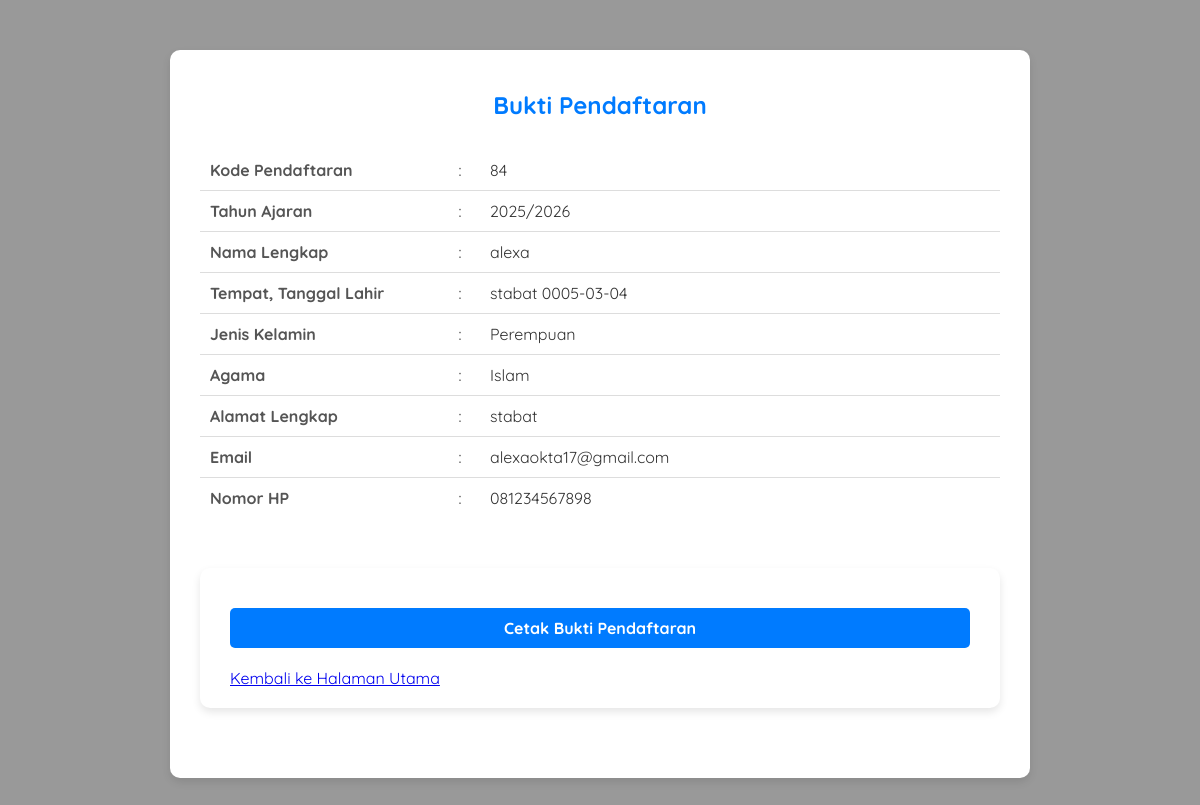
Page /bukti.php?id=84 on the committed database.
### tables this page shows
CREATE TABLE `tbl_pendaftaran` (
  `id_pendaftaran` int(11) NOT NULL,
  `tgl_daftar` date NOT NULL,
  `th_ajaran` varchar(9) NOT NULL,
  `jurusan` varchar(50) NOT NULL,
  `nm_peserta` varchar(50) NOT NULL,
  `tempat_lahir` varchar(50) NOT NULL,
  `tgl_lahir` date NOT NULL,
  `jenis_kelamin` enum('Laki-Laki','Perempuan') NOT NULL,
  `agama` varchar(15) NOT NULL,
  `almt_peserta` text NOT NULL,
  `email` varchar(50) NOT NULL,
  `no_hp` varchar(20) NOT NULL,
  `pas_foto` varchar(255) DEFAULT NULL,
  `ktp` varchar(255) NOT NULL,
  `kk` varchar(255) NOT NULL,
  `ijazah` varchar(255) NOT NULL,
  `skl` varchar(255) NOT NULL
);

### bukti.php (the view, shortened to what this page needs)
<?php
include 'koneksi.php';
$peserta = mysqli_query($conn, "SELECT * FROM tbl_pendaftaran WHERE id_pendaftaran = '" .$_GET['id']."' ");
$p = mysqli_fetch_object($peserta);
?>
<body>
    <div class="container">
        <h2>Bukti Pendaftaran</h2>
        <table>
            <tr>
                <td>Kode Pendaftaran</td>
                <td>:</td>
                <td><?php echo ($p->id_pendaftaran ?? '');  ?></td>
            </tr>
            <tr>
                <td>Tahun Ajaran</td>
                <td>:</td>
                <td><?php echo ($p->th_ajaran ?? ''); ?></td>
            </tr>
            <tr>
                <td>Nama Lengkap</td>
                <td>:</td>
                <td><?php echo ($p->nm_peserta ?? ''); ?></td>
            </tr>
            <tr>
                <td>Tempat, Tanggal Lahir</td>
                <td>:</td>
                <td><?php echo ($p->tempat_lahir ?? '') . ' ' . ($p->tgl_lahir ?? ''); ?></td>
            </tr>
            <tr>
                <td>Jenis Kelamin</td>
                <td>:</td>
                <td><?php echo ($p->jenis_kelamin ?? ''); ?></td>
            </tr>
            <tr>
                <td>Agama</td>
                <td>:</td>
                <td><?php echo ($p->agama ?? ''); ?></td>
            </tr>
            <tr>
                <td>Alamat Lengkap</td>
                <td>:</td>
                <td><?php echo ($p->almt_peserta ?? ''); ?></td>
            </tr>
            <tr>
                <td>Email</td>
                <td>:</td>
                <td><?php echo ($p->email ?? ''); ?></td>
            </tr>
            <tr>
                <td>Nomor HP</td>
                <td>:</td>
                <td><?php echo ($p->no_hp ?? ''); ?></td>
            </tr>
        </table>
        <body>
        <div class="container">
        <a href="javascript:window.print()" class="btn-print">Cetak Bukti Pendaftaran</a>
        <a href="index.php" class="btn-back">Kembali ke Halaman Utama</a>
        </div>
        </body>
        </div>
</html>
<!DOCTYPE html>
<html lang="en">
<head>
</head>

### bukti.php (style rules this page uses)
body { font-family: 'Quicksand', sans-serif; margin: 0; padding: 0; background-color: #999; color: #333; }
.container { max-width: 800px; margin: 50px auto; background: #fff; padding: 20px 30px; border-radius: 10px; box-shadow: 0 4px 8px rgba(0, 0, 0, 0.1); }
h2 { font-size: 24px; color: #007bff; text-align: center; margin-bottom: 30px; }
table { width: 100%; border-collapse: collapse; }
table td { padding: 10px; vertical-align: top; border-bottom: 1px solid #ddd; }
table td:first-child { font-weight: bold; color: #555; width: 30%; }
table td:nth-child(2) { width: 5%; text-align: center; }
table tr:last-child td { border-bottom: none; }
.btn-print { display: block; margin: 20px auto; text-align: center; text-decoration: none; background: #007bff; color: #fff; padding: 10px 20px; border-radius: 5px; font-size: 16px; font-weight: bold; transition: background 0.3s ease; }

### rows in the picture
tbl_pendaftaran: id_pendaftaran "84", th_ajaran "2025/2026", nm_peserta "alexa", tempat_lahir "stabat", tgl_lahir "0005-03-04", jenis_kelamin "Perempuan", agama "Islam", almt_peserta "stabat", email "alexaokta17@gmail.com", no_hp "081234567898"
